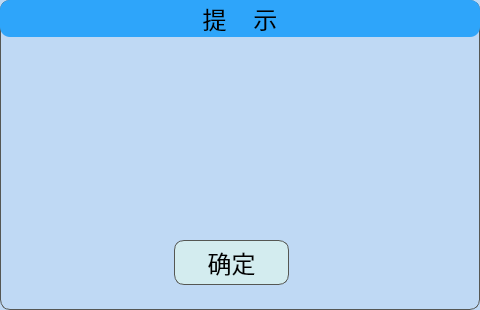
<?xml version="1.0" encoding="UTF-8"?>
<ui version="4.0">
 <class>Prompt_Dialog_page</class>
 <widget class="QDialog" name="Prompt_Dialog_page">
  <property name="geometry">
   <rect>
    <x>0</x>
    <y>0</y>
    <width>480</width>
    <height>310</height>
   </rect>
  </property>
  <property name="windowTitle">
   <string>Dialog</string>
  </property>
  <property name="styleSheet">
   <string notr="true">QDialog{
	border:1px solid rgb(85, 87, 83);
	border-radius :10px;
	background-color:rgb(191, 217, 244);
}

QLabel{
	font:24px;

	border-radius :10px;
}

QPushButton{
	outline:nono;/*去掉焦点虚线框*/
	border-radius:10px;
	background-color:rgb(211, 236, 239);
	border: 1px solid rgb(85, 87, 83);
	font:24px;
}

/*按下时的动态效果*/
QPushButton:pressed{
	padding-right:3px;
	padding-bottom:3px;
    border-style: outset;
    background-color: qradialgradient(
        cx: 0.3, cy: -0.4, fx: 0.3, fy: -0.4,
        radius: 1.35, stop: 0  #FFF, stop: 1  #28A8EB );    	
}

/*按钮点击后虚线框消失*/
QPushButton:focus{
	outline:none;
}</string>
  </property>
  <widget class="QLabel" name="prompt_label_top">
   <property name="geometry">
    <rect>
     <x>0</x>
     <y>0</y>
     <width>480</width>
     <height>37</height>
    </rect>
   </property>
   <property name="styleSheet">
    <string notr="true">QLabel{
	background-color:rgb(46, 165, 250);
	font:24px;
}</string>
   </property>
   <property name="text">
    <string>提    示</string>
   </property>
   <property name="alignment">
    <set>Qt::AlignCenter</set>
   </property>
  </widget>
  <widget class="QLabel" name="Prompt_content_label">
   <property name="geometry">
    <rect>
     <x>70</x>
     <y>64</y>
     <width>325</width>
     <height>131</height>
    </rect>
   </property>
   <property name="text">
    <string/>
   </property>
   <property name="scaledContents">
    <bool>false</bool>
   </property>
   <property name="alignment">
    <set>Qt::AlignCenter</set>
   </property>
   <property name="wordWrap">
    <bool>true</bool>
   </property>
   <property name="openExternalLinks">
    <bool>false</bool>
   </property>
  </widget>
  <widget class="QPushButton" name="Key_Prompt_dialog_yes">
   <property name="geometry">
    <rect>
     <x>174</x>
     <y>240</y>
     <width>115</width>
     <height>45</height>
    </rect>
   </property>
   <property name="text">
    <string>确定</string>
   </property>
  </widget>
 </widget>
 <resources/>
 <connections/>
</ui>
